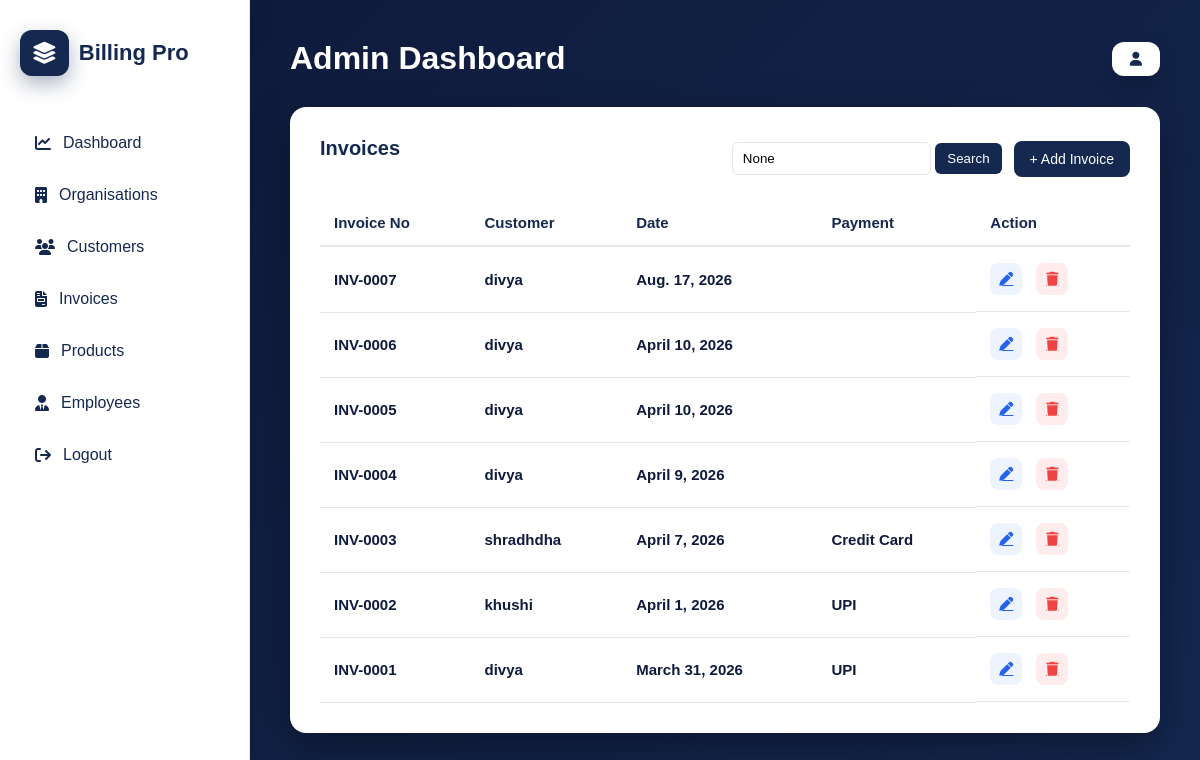
The page /adminpanel/invoices/ on the database its author committed.
### organisation/models.py (models this page shows, shortened)
class Invoice_Details(models.Model):
    companyName = models.ForeignKey(OrganisationDetails, on_delete=models.CASCADE, default="")
    Cust_name = models.ForeignKey(CustomerDetails, on_delete=models.CASCADE, default="")
    Invoice_type = models.CharField(max_length=50)
    Invoice_num = models.CharField(max_length=20, blank=True)
    Date = models.DateField(auto_now_add=True)
    Dispatch_through = models.CharField(max_length=50)
    Due_date = models.DateField(auto_now=False, blank=True)
    Bank = models.CharField(max_length=20)
    Payment_type = models.CharField(max_length=20)
    Payment_note = models.TextField(max_length=50)
    T_c = models.TextField(max_length=100)
    Document_note = models.TextField(max_length=100)
    qrcode = models.ImageField(upload_to="", default="", blank=True)
    subtotal = models.FloatField(default=0)
    gst_total = models.FloatField(default=0)
    discount_total = models.FloatField(default=0)
    final_total = models.FloatField(default=0)

class CustomerDetails(models.Model):
    companyName = models.ForeignKey(OrganisationDetails, on_delete=models.CASCADE,default="")
    cust_name = models.CharField(max_length=50,verbose_name='Customer Name')
    cont_person = models.CharField(max_length=50,verbose_name='Contact Person')
    contact_num = models.IntegerField(verbose_name='Contact Number')
    email = models.CharField(max_length=50,default="")
    company_type = models.CharField(verbose_name='Company Type',max_length = 50)
    address = models.CharField(max_length=90,verbose_name='Address Line 1')
    address_2 = models.CharField(max_length=90,verbose_name='Address Line 2')
    landmark = models.CharField(max_length=50,verbose_name='Landmark')
    country = models.CharField(max_length=50,verbose_name='Country')
    state = models.CharField(max_length=50,verbose_name='State')
    city = models.CharField(max_length=50,verbose_name='City')
    pincode = models.IntegerField(verbose_name='Pincode')
    def __str__(self):
        return self.cust_name

### adminpanel/views.py (the view)
# urls.py: path("invoices/", views.invoices_page, name="invoices"),
def invoices_page(request):
    search = request.GET.get("search")
    if search:
        invoices = Invoice_Details.objects.filter(Invoice_num__icontains=search)
    else:
        invoices = Invoice_Details.objects.all().order_by("-id")
    context = {
        "invoices": invoices,
        "search": search
    }
    return render(request,"adminpanel/invoices.html",context)

### adminpanel/templates/adminpanel/invoices.html
{% extends "adminpanel/base.html" %}
{% block content %}
<div class="table-box">
<div class="table-header">
<h3>Invoices</h3>
<div class="table-actions">
<form method="GET">
<input type="text" name="search" placeholder="Search invoice..." value="{{ search }}">
<button type="submit">Search</button>
</form>
<a href="{% url 'add_invoice' %}" class="btn-add">+ Add Invoice</a>
</div>
</div>
<table class="org-table">
<thead>
<tr>
<th>Invoice No</th>
<th>Customer</th>
<th>Date</th>
<th>Payment</th>
<th>Action</th>
</tr>
</thead>
<tbody>
{% for inv in invoices %}
<tr>
<td>{{ inv.Invoice_num }}</td>
<td>{{ inv.Cust_name }}</td>
<td>{{ inv.Date }}</td>
<td>{{ inv.Payment_type }}</td>
<td class="action-buttons">
<a href="{% url 'update_invoice' inv.id %}" class="action-btn edit">
<i class="fa-solid fa-pen"></i>
</a>
<a href="{% url 'delete_invoice' inv.id %}"
class="action-btn delete"
onclick="return confirm('Delete this invoice?');">
<i class="fa-solid fa-trash"></i>
</a>
</td>
</tr>
{% endfor %}
</tbody>
</table>
</div>
{% endblock %}

### adminpanel/static/adminpanel/css/admin.css (style rules this page uses)
* { margin:0; padding:0; box-sizing:border-box; font-family:'Poppins',sans-serif; }
body { display:flex; min-height:100vh; background:#0f1b3d; color:#1e293b; }
.table-box { background:white; padding:30px; border-radius:16px; box-shadow:0 15px 40px rgba(0,0,0,0.35); }
.table-box h3 { font-size:18px; margin-bottom:18px; color:#142850; }
table { width:100%; border-collapse:collapse; }
th { text-align:left; padding:15px; font-size:13px; color:#64748b; border-bottom:1px solid #e5e7eb; }
td { padding:15px; font-size:14px; border-bottom:1px solid #f1f5f9; }
.org-table { width:100%; border-collapse:collapse; margin-top:15px; }
.org-table thead th { text-align:left; color:#142850; font-weight:700; font-size:15px; padding:14px; border-bottom:2px solid #e5e7eb; }
.org-table tbody tr { transition:0.25s; }
.org-table td { padding:16px 14px; color:#0f1b3d; font-weight:600; font-size:15px; border-bottom:1px solid #e5e7eb; }
.table-box { background:white; padding:30px; border-radius:16px; box-shadow:0 15px 40px rgba(0,0,0,0.35); margin-top:30px; }
.table-box h3 { color:#142850; margin-bottom:20px; font-weight:700; font-size:20px; }
.btn-add { background:#142850; color:white; padding:10px 16px; border-radius:8px; text-decoration:none; font-size:14px; }
.action-buttons { display:flex; gap:14px; }
.action-btn { width:32px; height:32px; display:flex; align-items:center; justify-content:center; border-radius:8px; font-size:14px; transition:0.25s; }
.action-btn.edit { color:#2563eb; background:#eef4ff; }
.action-btn.delete { color:#ef4444; background:#ffecec; }
.table-header { display:flex; justify-content:space-between; align-items:center; margin-bottom:20px; }
.table-actions { display:flex; gap:12px; align-items:center; }
.table-actions input { padding:8px 10px; border:1px solid #e5e7eb; border-radius:6px; }
.table-actions button { padding:8px 12px; border:none; background:#142850; color:white; border-radius:6px; cursor:pointer; }

### rows shown on the page
Invoice_Details: Invoice_num "INV-0007", Cust_name "divya", Date "Aug. 17, 2026"
Invoice_Details: Invoice_num "INV-0006", Cust_name "divya", Date "April 10, 2026"
Invoice_Details: Invoice_num "INV-0005", Cust_name "divya", Date "April 10, 2026"
Invoice_Details: Invoice_num "INV-0004", Cust_name "divya", Date "April 9, 2026"
Invoice_Details: Invoice_num "INV-0003", Cust_name "shradhdha", Date "April 7, 2026", Payment_type "Credit Card"
Invoice_Details: Invoice_num "INV-0002", Cust_name "khushi", Date "April 1, 2026", Payment_type "UPI"
Invoice_Details: Invoice_num "INV-0001", Cust_name "divya", Date "March 31, 2026", Payment_type "UPI"
